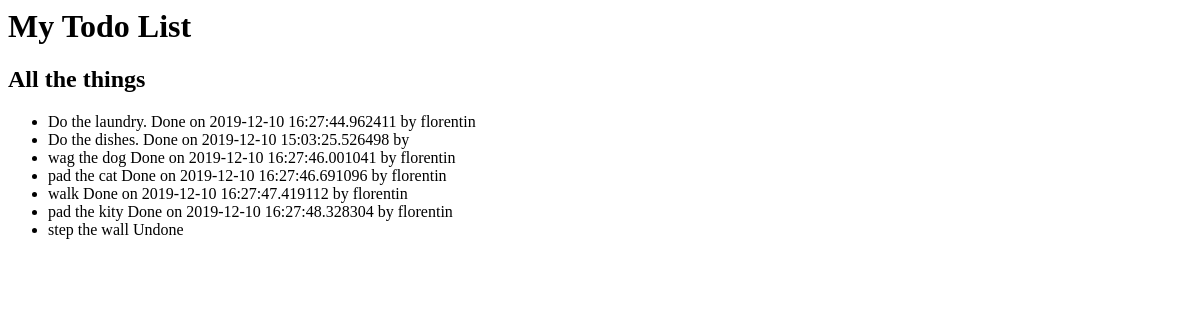
/all, run on an earlier commit of the app's database.
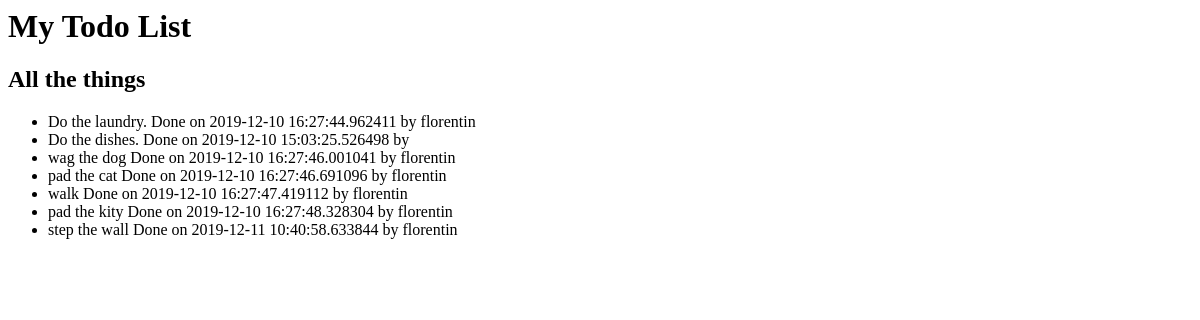
And on a later commit of the database.
### model.py (models this page shows)
class Task(Model):
    name = CharField(max_length=255)
    performed = DateTimeField(null=True)
    performed_by = ForeignKeyField(model=User, null=True)
    class Meta:
        database = db

class User(Model):
    name = CharField(max_length=255, unique=True)
    password = CharField(max_length=255)
    class Meta:
        database = db

### main.py (the view)
@app.route('/all')
def all_tasks():
    return render_template('all.jinja2', tasks=Task.select())

### templates/all.jinja2
{% extends 'base.jinja2' %}
{% block subtitle %}All the things {% endblock subtitle %}
{% block content %}
<ul>
    {% for task in tasks %}
    <li>
        {{ task.name }} {% if task.performed %}Done on {{ task.performed }} by {{ task.performed_by.name }}{% else %} Undone {% endif %}
    </li>
    {% endfor %}
</ul>
{% endblock content %}

### templates/base.jinja2 (shortened to what this page needs)
<html>
<head>
</head>
<body>
    <h1>My Todo List</h1>
    <h2>{% block subtitle %} {% endblock subtitle %}</h2>
    {% block content %} {% endblock content %}
</body>
</html>

What changed in the data, as far as the page shows it:
changed Task "step the wall": performed (not shown) → "2019-12-11 10:40:58.633844"; performed_by.name (not shown) → "florentin"; performed "Undone" → "Done on by"
